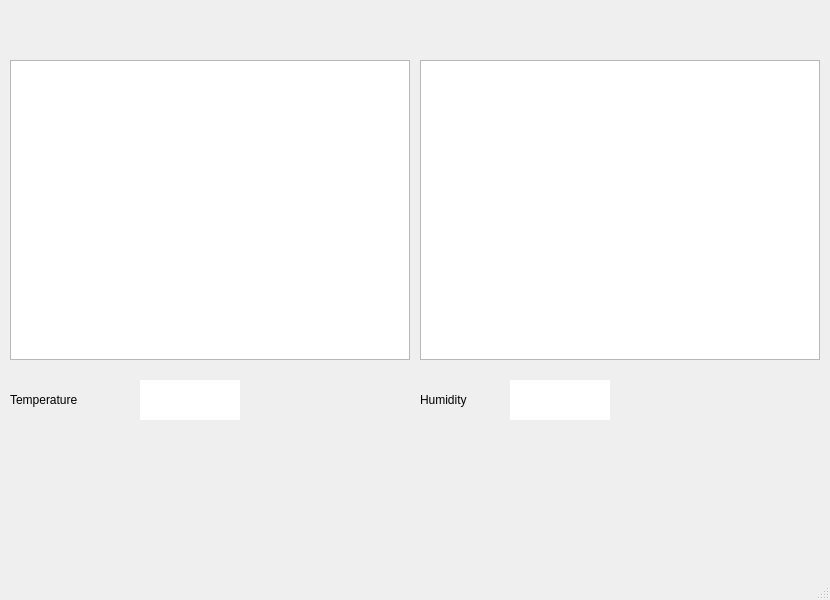
<?xml version="1.0" encoding="UTF-8"?>
<ui version="4.0">
 <class>MainWindow</class>
 <widget class="QMainWindow" name="MainWindow">
  <property name="geometry">
   <rect>
    <x>0</x>
    <y>0</y>
    <width>830</width>
    <height>600</height>
   </rect>
  </property>
  <property name="windowTitle">
   <string>MainWindow</string>
  </property>
  <widget class="QWidget" name="centralwidget">
   <widget class="PlotWidget" name="graphicsView_temp">
    <property name="geometry">
     <rect>
      <x>10</x>
      <y>60</y>
      <width>400</width>
      <height>300</height>
     </rect>
    </property>
   </widget>
   <widget class="QLabel" name="label_temp">
    <property name="geometry">
     <rect>
      <x>10</x>
      <y>380</y>
      <width>150</width>
      <height>40</height>
     </rect>
    </property>
    <property name="styleSheet">
     <string notr="true">font: 12pt &quot;Arial&quot;;</string>
    </property>
    <property name="text">
     <string>Temperature</string>
    </property>
   </widget>
   <widget class="QLabel" name="label_humi">
    <property name="geometry">
     <rect>
      <x>420</x>
      <y>380</y>
      <width>150</width>
      <height>40</height>
     </rect>
    </property>
    <property name="styleSheet">
     <string notr="true">font: 12pt &quot;Arial&quot;;</string>
    </property>
    <property name="text">
     <string>Humidity</string>
    </property>
   </widget>
   <widget class="PlotWidget" name="graphicsView_humi">
    <property name="geometry">
     <rect>
      <x>420</x>
      <y>60</y>
      <width>400</width>
      <height>300</height>
     </rect>
    </property>
   </widget>
   <widget class="QLabel" name="value_temp">
    <property name="geometry">
     <rect>
      <x>140</x>
      <y>380</y>
      <width>100</width>
      <height>40</height>
     </rect>
    </property>
    <property name="styleSheet">
     <string notr="true">font: 12pt &quot;Arial&quot;;
background-color: rgb(255, 255, 255);</string>
    </property>
    <property name="text">
     <string/>
    </property>
   </widget>
   <widget class="QLabel" name="value_humi">
    <property name="geometry">
     <rect>
      <x>510</x>
      <y>380</y>
      <width>100</width>
      <height>40</height>
     </rect>
    </property>
    <property name="styleSheet">
     <string notr="true">font: 12pt &quot;Arial&quot;;
background-color: rgb(255, 255, 255);</string>
    </property>
    <property name="text">
     <string/>
    </property>
   </widget>
  </widget>
  <widget class="QMenuBar" name="menubar">
   <property name="geometry">
    <rect>
     <x>0</x>
     <y>0</y>
     <width>830</width>
     <height>26</height>
    </rect>
   </property>
  </widget>
  <widget class="QStatusBar" name="statusbar"/>
 </widget>
 <customwidgets>
  <customwidget>
   <class>PlotWidget</class>
   <extends>QGraphicsView</extends>
   <header>pyqtgraph</header>
  </customwidget>
 </customwidgets>
 <resources/>
 <connections/>
</ui>
